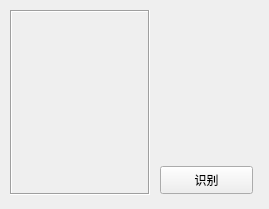
<?xml version="1.0" encoding="UTF-8"?>
<ui version="4.0">
 <class>Widget</class>
 <widget class="QWidget" name="Widget">
  <property name="geometry">
   <rect>
    <x>0</x>
    <y>0</y>
    <width>269</width>
    <height>209</height>
   </rect>
  </property>
  <property name="windowTitle">
   <string>Widget</string>
  </property>
  <widget class="QLabel" name="labelView">
   <property name="geometry">
    <rect>
     <x>10</x>
     <y>10</y>
     <width>140</width>
     <height>185</height>
    </rect>
   </property>
   <property name="frameShape">
    <enum>QFrame::Box</enum>
   </property>
   <property name="frameShadow">
    <enum>QFrame::Sunken</enum>
   </property>
   <property name="text">
    <string/>
   </property>
  </widget>
  <widget class="QPushButton" name="btnDetect">
   <property name="geometry">
    <rect>
     <x>160</x>
     <y>166</y>
     <width>93</width>
     <height>28</height>
    </rect>
   </property>
   <property name="text">
    <string>识别</string>
   </property>
  </widget>
 </widget>
 <resources/>
 <connections/>
</ui>
